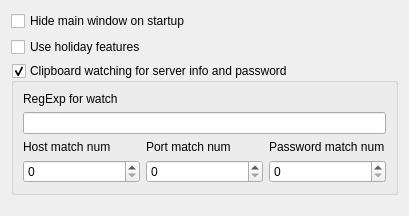
<?xml version="1.0" encoding="UTF-8"?>
<ui version="4.0">
 <class>application_settings_form</class>
 <widget class="QWidget" name="application_settings_form">
  <property name="geometry">
   <rect>
    <x>0</x>
    <y>0</y>
    <width>409</width>
    <height>216</height>
   </rect>
  </property>
  <property name="windowTitle">
   <string>Form</string>
  </property>
  <layout class="QVBoxLayout" name="verticalLayout">
   <item>
    <widget class="QCheckBox" name="hide_mainwindow_check">
     <property name="text">
      <string>Hide main window on startup</string>
     </property>
    </widget>
   </item>
   <item>
    <widget class="QCheckBox" name="holiday_check">
     <property name="text">
      <string>Use holiday features</string>
     </property>
    </widget>
   </item>
   <item>
    <widget class="QGroupBox" name="group_clipboard_watch">
     <property name="title">
      <string>Clipboard watching for server info and password</string>
     </property>
     <property name="checkable">
      <bool>true</bool>
     </property>
     <layout class="QVBoxLayout" name="verticalLayout_9">
      <item>
       <layout class="QVBoxLayout" name="verticalLayout_5">
        <item>
         <widget class="QLabel" name="label_2">
          <property name="text">
           <string>RegExp for watch</string>
          </property>
         </widget>
        </item>
        <item>
         <widget class="QLineEdit" name="clip_regexp_edit"/>
        </item>
       </layout>
      </item>
      <item>
       <layout class="QHBoxLayout" name="horizontalLayout_5">
        <item>
         <layout class="QVBoxLayout" name="verticalLayout_6">
          <item>
           <widget class="QLabel" name="label_3">
            <property name="text">
             <string>Host match num</string>
            </property>
           </widget>
          </item>
          <item>
           <widget class="QSpinBox" name="clip_host_spin"/>
          </item>
         </layout>
        </item>
        <item>
         <layout class="QVBoxLayout" name="verticalLayout_7">
          <item>
           <widget class="QLabel" name="label_4">
            <property name="text">
             <string>Port match num</string>
            </property>
           </widget>
          </item>
          <item>
           <widget class="QSpinBox" name="clip_port_spin"/>
          </item>
         </layout>
        </item>
        <item>
         <layout class="QVBoxLayout" name="verticalLayout_8">
          <item>
           <widget class="QLabel" name="label_5">
            <property name="text">
             <string>Password match num</string>
            </property>
           </widget>
          </item>
          <item>
           <widget class="QSpinBox" name="clip_password_spin"/>
          </item>
         </layout>
        </item>
       </layout>
      </item>
     </layout>
    </widget>
   </item>
   <item>
    <spacer name="verticalSpacer">
     <property name="orientation">
      <enum>Qt::Vertical</enum>
     </property>
     <property name="sizeHint" stdset="0">
      <size>
       <width>20</width>
       <height>10</height>
      </size>
     </property>
    </spacer>
   </item>
  </layout>
 </widget>
 <resources>
  <include location="../images.qrc"/>
 </resources>
 <connections/>
</ui>
